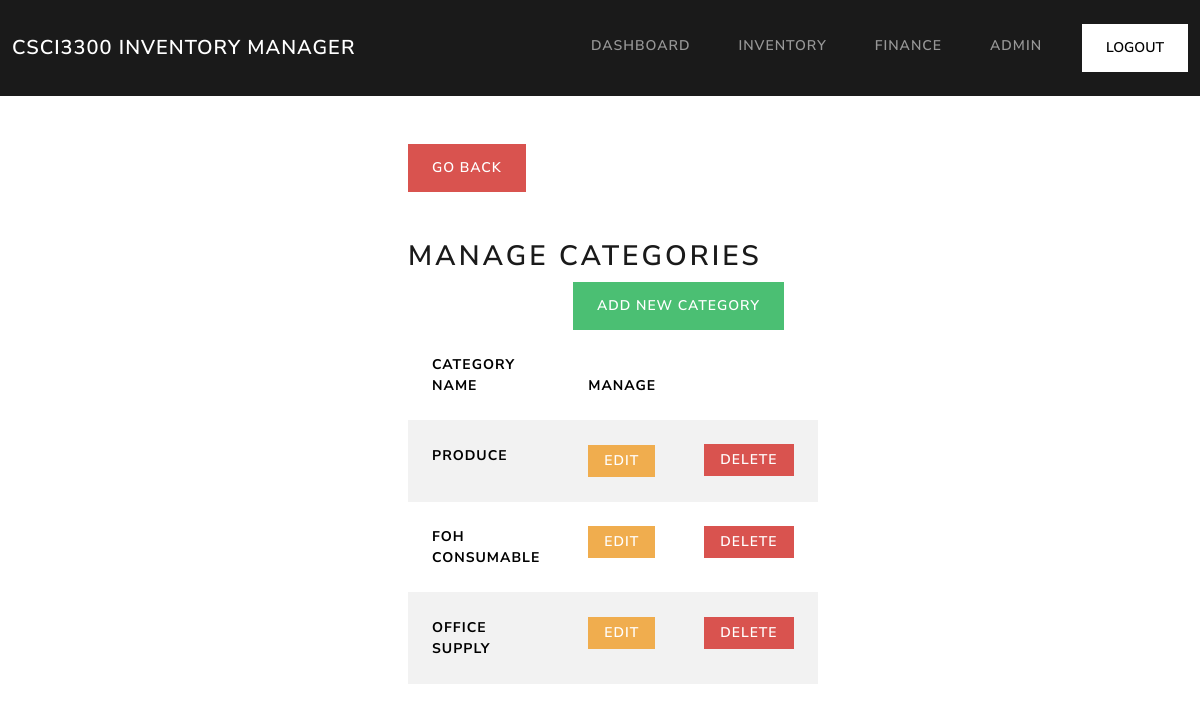
Page /manage-category/ (signed in) on the committed database.
### inventory/models.py (models this page shows, shortened)
class Category(models.Model):
	name = models.CharField(max_length=100)
	verbose_name = 'category'
	verbose_name_plural = 'categories'

### inventory/views.py (the view)
# urls.py: path('manage-category/', ManageCategory.as_view(), name='manage-category'),
class ManageCategory(LoginRequiredMixin, ListView):
	model = Category
	template_name = 'inventory/manage-category.html'
	context_object_name = 'categories'

### inventory/templates/inventory/manage-category.html
{% extends 'inventory/base.html' %}
{% load crispy_forms_tags %}
{% block content %}
<div class="row">
	<div class="col-11 col-md-4 mx-auto mt-5">
		<div class="">
			<a class="text-white btn btn-danger" style="text-decoration: none;" href="{% url 'inventory' %}">Go Back</a>
		</div>
		<h2 class="mt-5" >Manage Categories</h2>
		<div class="d-flex justify-content-end">
			<a href="{% url 'add-category' %}" class="btn btn-success mx-2">Add New Category</a>
		</div>
		<table class="table table-hover table-striped">
			<thead>
				<th scope="col">Category Name</th>
				<th scope="col">Manage</th>
			</thead>
			<tbody>
				{% for category in categories %}
					<tr>
						<th scope="col">{{ category.name }}</th>
						<td scope="col"><a class="btn btn-warning px-3 py-1" href="{% url 'edit-category' category.id %}">Edit</a></td>
						<td scope="col"><a class="btn btn-danger px-3 py-1" href="{% url 'delete-category' category.id %}">Delete</a></td>
					</tr>
				{% endfor %}
			</tbody>
		</table>
	</div>
</div>
{% endblock content %}

### inventory/templates/inventory/navbar.html (shortened to what this page needs)
<nav class="navbar navbar-expand-lg bg-primary" data-bs-theme="dark">
  <div class="container-fluid">
    <a class="navbar-brand" href="{% url 'index' %}">CSCI3300 Inventory Manager</a>
    <div class="collapse navbar-collapse justify-content-end" id="navbarColor01">
      <ul class="navbar-nav">
        {% if user.is_authenticated %}
        <li class="nav-item">
          <a class="nav-link" href="{% url 'dashboard' %}">Dashboard</a>
        </li>
        <li class="nav-item">
          <a class="nav-link" href="{% url 'inventory' %}">Inventory</a>
        </li>
        <li class="nav-item">
          <a class="nav-link" href="{% url 'finance' %}">Finance</a>
        </li>
        <li class="nav-item">
          <a class="nav-link" href="#">{{ user.username }}</a>
        </li>
        <form method="post" action="{% url 'logout' %}">
          <button class="btn btn-secondary" type="submit">logout</button>
        </form>
        {% endif %}
      </ul>
    </div>
  </div>
</nav>

### rows in the picture
Category: name "PRODUCE"
Category: name "FOH CONSUMABLE"
Category: name "OFFICE SUPPLY"

### other values in the picture
{{ user.username }} "ADMIN"
